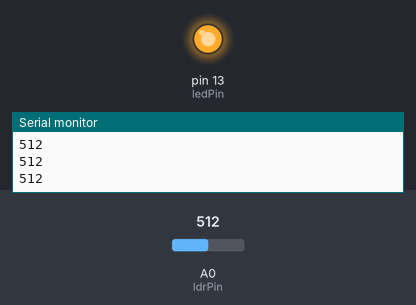
Bench run of a sketch on a simulated Arduino Uno, built with avr-gcc and run on an emulated ATmega328P. Shown: output pins drawn as LEDs (lit = HIGH), the last lines printed to the serial monitor. The test bench sets the inputs (shaded band); at power-on: A0 (ldrPin) = 512.

Above: at 1.3 s.
1.4 s: A0 (ldrPin) set to 687
2.9 s: A0 (ldrPin) set to 711
At 4.2 s:
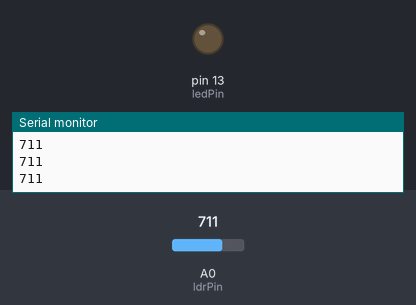
4.5 s: A0 (ldrPin) set to 690
At 5.4 s:
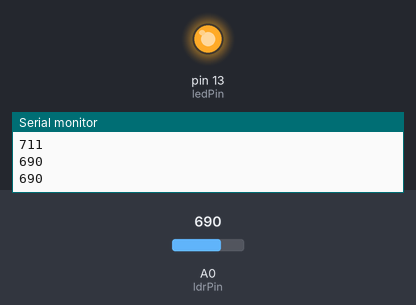
6.0 s: A0 (ldrPin) set to 710
At 6.6 s:
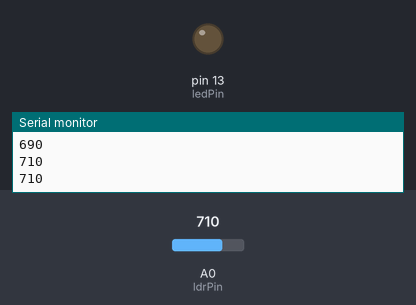
Timing chart, 0 to 8.5 s (numbered marks = the images above; inputs shaded):
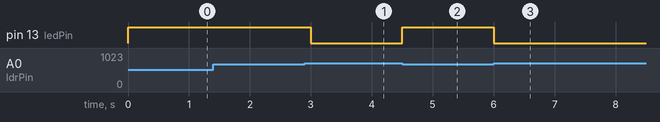

The sketch:

proyecto_3.1.ino
```cpp
/*Proyecto 3: LDR (sensor de luz)
Objetivo
>> Enceder el led en  condiciones de poca luz y mostrar los datos en el monitor seriaL del IDE Arduino

Aprender a:
>> Leer un sensor analógico (LDR).
>> Convertir los valores de 0–1023 a una escala más práctica.
>> Usar esos valores para controlar LEDs o visualizar datos.

Materiales
>> Arduino Uno (o similar)
>> LDR (fotoresistor)
>> Resistencia de 10 kΩ (para crear divisor de voltaje)
>> LED (opcional)
>> Resistencia de 220 Ω para LED (opcional)
>>Protoboard y cables
*/

//declaracion de variable

int ledPin = 13;
int ldrPin = A0; //Pin analogico donde esta el LDR
int ldrValue; // Almacena el valor leido del sensor LDR


void setup() {
  // put your setup code here, to run once:

  pinMode(ledPin,OUTPUT);
  Serial.begin(9600);
  // el puerto analogo (A0) actua como salida por defecto
}

void loop() {
  // put your main code here, to run repeatedly:

  // lee el valor del sensor y lo envia al terminal serial compredido entre 0-1023
  ldrValue = analogRead(ldrPin);
  Serial.println(ldrValue);

  //Encender el led si la luz es baja
  if (ldrValue < 700 ) {
    digitalWrite(ledPin,HIGH);
  }else{
    digitalWrite(ledPin,LOW);
  }

  delay(500);
}
```

Measured:
- the behaviour switches between 699 and 700 on A0 (ldrPin) (found by bisection; images 0 and 1)
- after the input at 2.9 s, pin 13 (ledPin): HIGH → LOW after 0.10 s
- after the input at 4.5 s, pin 13 (ledPin): LOW → HIGH at once
- after the input at 6.0 s, pin 13 (ledPin): HIGH → LOW at once
